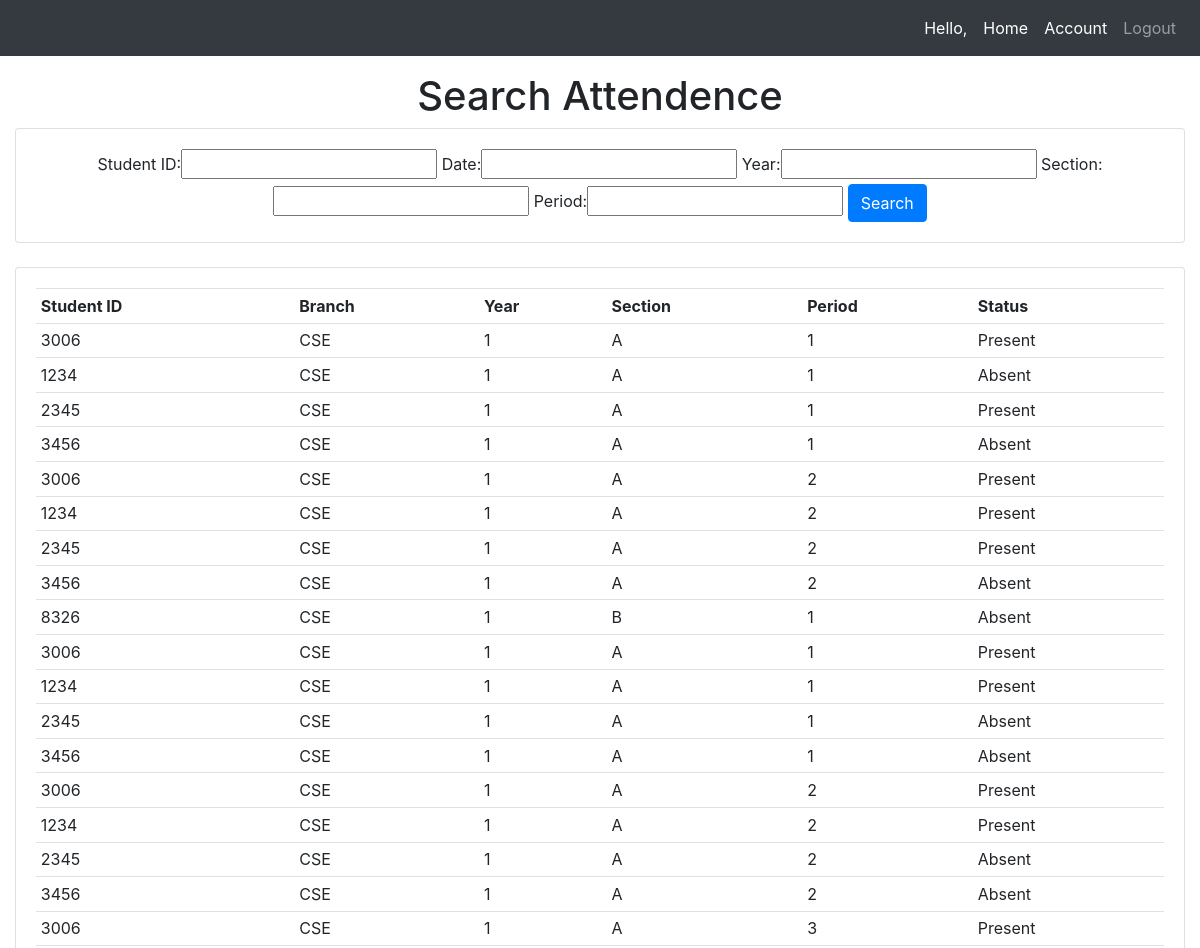
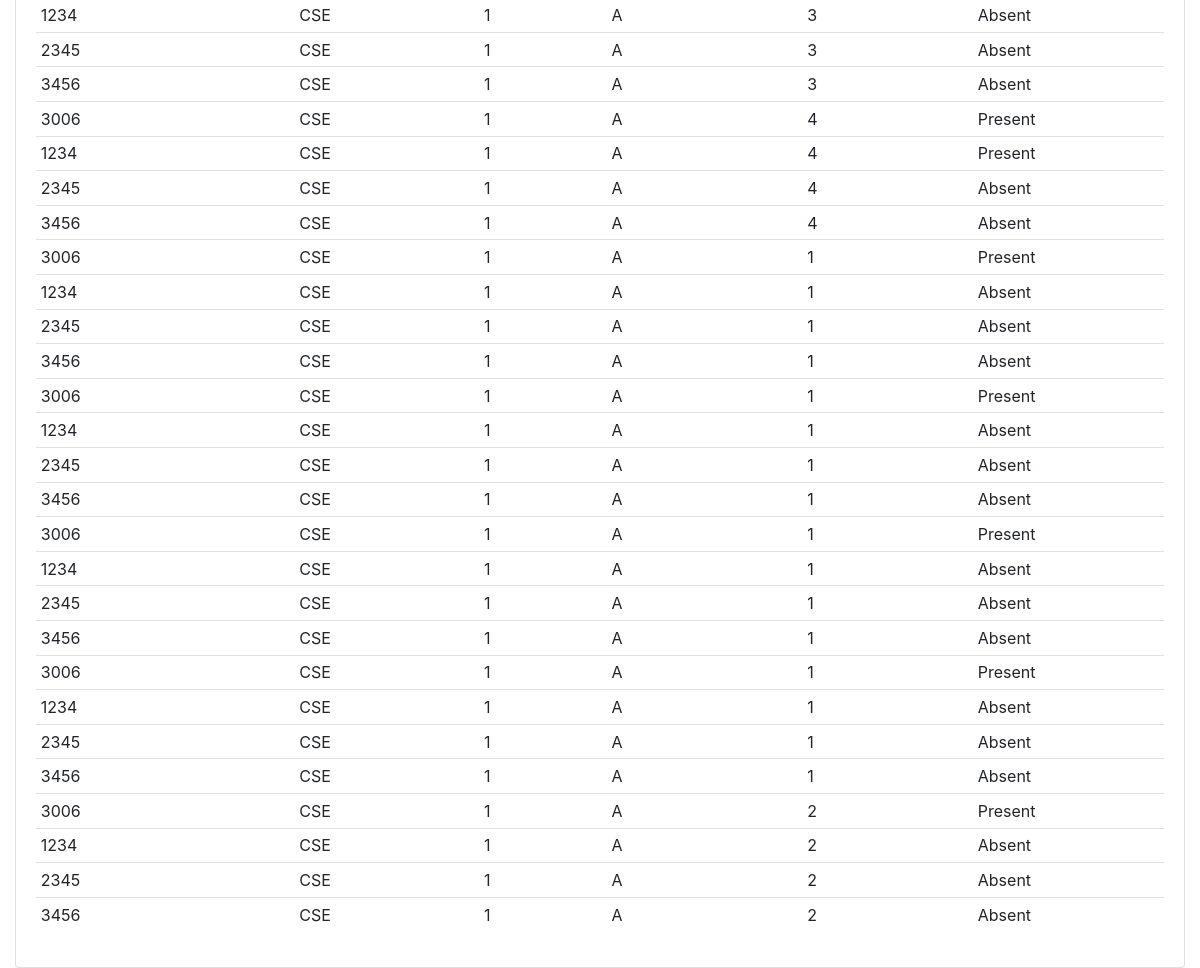
Page /searchattendence/ (signed in) on the committed database (2 pictures, top to bottom).
### Attendence_Sys/models.py (models this page shows, shortened)
class Attendence(models.Model):
    Faculty_Name = models.CharField(max_length=200, null=True, blank=True)
    Student_ID = models.CharField(max_length=200, null=True, blank=True)
    date = models.DateField(auto_now_add = True, null = True)
    time = models.TimeField(auto_now_add=True, null = True)
    branch = models.CharField(max_length=200, null = True)
    year = models.CharField(max_length=200, null = True)
    section = models.CharField(max_length=200, null = True)
    period = models.CharField(max_length=200, null = True)
    status = models.CharField(max_length=200, null = True, default='Absent')

### Attendence_Sys/views.py (the view)
# urls.py: path('searchattendence/', views.searchAttendence, name='searchattendence'),
@login_required(login_url='teacherlogin')
def searchAttendence(request):
    try:
        student = Student.objects.get(registration_id = request.user)
        return redirect(studentprofile)
    except:
        student=request.user
    attendences = Attendence.objects.all()
    myFilter = AttendenceFilter(request.GET, queryset=attendences)
    attendences = myFilter.qs
    context = {'myFilter':myFilter, 'attendences': attendences, 'ta':False}
    return render(request, 'Attendence_Sys/attendence.html', context)

### Attendence_Sys/templates/Attendence_Sys/attendence.html (shortened to what this page needs)
{% extends 'Attendence_Sys/main.html' %}
{% block content %}
{% if ta == False %}
<center><h1>Search Attendence</h1></center>
<div class="row">
	<div class="col">
		<div class="card card-body">
			<center>
				<form method="get">
					{{myFilter.form}}
		    		<button class="btn btn-primary" type="submit">Search</button>
				</form>
			</center>
		</div>
	</div>
</div>
<br>
<div class="row">
	<div class="col-sm-12">
		<div class="card card-body">
			<table class="table table-sm">
				<tr>
					<th>Student ID</th>
					<th>Branch</th>
					<th>Year</th>
					<th>Section</th>
					<th>Period</th>
					<th>Status</th>
				</tr>
				{% for attendence in attendences %}
				<tr>
                    <td>{{ attendence.Student_ID }}</td>
					<td>{{ attendence.branch }}</td>
					<td>{{ attendence.year }}</td>
					<td>{{ attendence.section }}</td>
					<td>{{ attendence.period }}</td>
					<td>{{ attendence.status }}</td>
				</tr>
				{% endfor %}
			</table>
		</div>
	</div>
</div>
{% endif %}
{% endblock %}

### rows in the picture
Attendence: Student_ID "3006", branch "CSE", year "1", section "A", period "1", status "Present"
Attendence: Student_ID "1234", branch "CSE", year "1", section "A", period "1", status "Absent"
Attendence: Student_ID "2345", branch "CSE", year "1", section "A", period "1", status "Present"
Attendence: Student_ID "3456", branch "CSE", year "1", section "A", period "1", status "Absent"
Attendence: Student_ID "3006", branch "CSE", year "1", section "A", period "2", status "Present"
Attendence: Student_ID "1234", branch "CSE", year "1", section "A", period "2", status "Present"
Attendence: Student_ID "2345", branch "CSE", year "1", section "A", period "2", status "Present"
Attendence: Student_ID "3456", branch "CSE", year "1", section "A", period "2", status "Absent"
Attendence: Student_ID "8326", branch "CSE", year "1", section "B", period "1", status "Absent"
Attendence: Student_ID "3006", branch "CSE", year "1", section "A", period "1", status "Present"
Attendence: Student_ID "1234", branch "CSE", year "1", section "A", period "1", status "Present"
Attendence: Student_ID "2345", branch "CSE", year "1", section "A", period "1", status "Absent"
Attendence: Student_ID "3456", branch "CSE", year "1", section "A", period "1", status "Absent"
Attendence: Student_ID "3006", branch "CSE", year "1", section "A", period "2", status "Present"
Attendence: Student_ID "1234", branch "CSE", year "1", section "A", period "2", status "Present"
Attendence: Student_ID "2345", branch "CSE", year "1", section "A", period "2", status "Absent"
Attendence: Student_ID "3456", branch "CSE", year "1", section "A", period "2", status "Absent"
Attendence: Student_ID "3006", branch "CSE", year "1", section "A", period "3", status "Present"
Attendence: Student_ID "1234", branch "CSE", year "1", section "A", period "3", status "Absent"
Attendence: Student_ID "2345", branch "CSE", year "1", section "A", period "3", status "Absent"
Attendence: Student_ID "3456", branch "CSE", year "1", section "A", period "3", status "Absent"
Attendence: Student_ID "3006", branch "CSE", year "1", section "A", period "4", status "Present"
Attendence: Student_ID "1234", branch "CSE", year "1", section "A", period "4", status "Present"
Attendence: Student_ID "2345", branch "CSE", year "1", section "A", period "4", status "Absent"
Attendence: Student_ID "3456", branch "CSE", year "1", section "A", period "4", status "Absent"
Attendence: Student_ID "3006", branch "CSE", year "1", section "A", period "1", status "Present"
Attendence: Student_ID "1234", branch "CSE", year "1", section "A", period "1", status "Absent"
Attendence: Student_ID "2345", branch "CSE", year "1", section "A", period "1", status "Absent"
Attendence: Student_ID "3456", branch "CSE", year "1", section "A", period "1", status "Absent"
Attendence: Student_ID "3006", branch "CSE", year "1", section "A", period "1", status "Present"
Attendence: Student_ID "1234", branch "CSE", year "1", section "A", period "1", status "Absent"
Attendence: Student_ID "2345", branch "CSE", year "1", section "A", period "1", status "Absent"
Attendence: Student_ID "3456", branch "CSE", year "1", section "A", period "1", status "Absent"
Attendence: Student_ID "3006", branch "CSE", year "1", section "A", period "1", status "Present"
Attendence: Student_ID "1234", branch "CSE", year "1", section "A", period "1", status "Absent"
Attendence: Student_ID "2345", branch "CSE", year "1", section "A", period "1", status "Absent"
Attendence: Student_ID "3456", branch "CSE", year "1", section "A", period "1", status "Absent"
Attendence: Student_ID "3006", branch "CSE", year "1", section "A", period "1", status "Present"
Attendence: Student_ID "1234", branch "CSE", year "1", section "A", period "1", status "Absent"
Attendence: Student_ID "2345", branch "CSE", year "1", section "A", period "1", status "Absent"
Attendence: Student_ID "3456", branch "CSE", year "1", section "A", period "1", status "Absent"
Attendence: Student_ID "3006", branch "CSE", year "1", section "A", period "2", status "Present"
Attendence: Student_ID "1234", branch "CSE", year "1", section "A", period "2", status "Absent"
Attendence: Student_ID "2345", branch "CSE", year "1", section "A", period "2", status "Absent"
Attendence: Student_ID "3456", branch "CSE", year "1", section "A", period "2", status "Absent"
